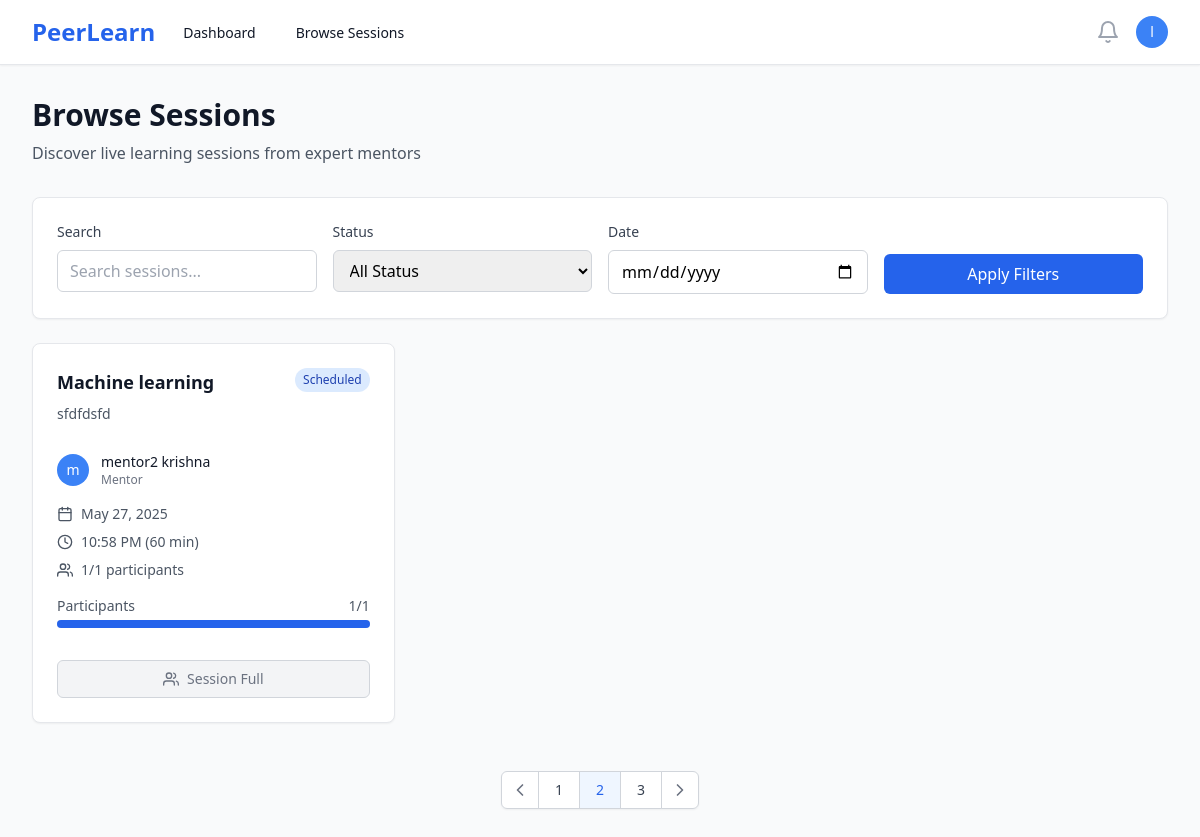
The page /sessions/ (signed in) on the database its author committed.
### users/models.py (models this page shows, shortened)
class User(AbstractUser):
    ROLE_CHOICES = [
        ('mentor', 'Mentor'),
        ('learner', 'Learner'),
    ]
    id = models.UUIDField(primary_key=True, default=uuid.uuid4, editable=False)
    role = models.CharField(max_length=10, choices=ROLE_CHOICES, default='learner')
    bio = models.TextField(blank=True, null=True)
    skills = models.CharField(max_length=500, blank=True, help_text="Comma-separated skills for recommendation matching")
    interests = models.CharField(max_length=500, blank=True, help_text="Learning interests for AI recommendations")
    domain = models.CharField(max_length=100, blank=True, help_text="Learning domain/field")
    expertise = models.CharField(max_length=100, blank=True, help_text="Primary domain/area of expertise")
    career_goals = models.TextField(blank=True, help_text="Career aspirations for AI guidance")
    profile_image = models.ImageField(upload_to='profiles/', blank=True, null=True)
    created_at = models.DateTimeField(auto_now_add=True)
    updated_at = models.DateTimeField(auto_now=True)
    @property
    def is_mentor(self):
        return self.role == 'mentor'

### sessions/models.py (models this page shows, shortened)
class Session(models.Model):
    STATUS_CHOICES = [
        ('draft', 'Draft'),
        ('scheduled', 'Scheduled'),
        ('live', 'Live'),
        ('completed', 'Completed'),
        ('cancelled', 'Cancelled'),
    ]
    CATEGORY_CHOICES = [
        ('programming', 'Programming & Development'),
        ('data-science', 'Data Science & Analytics'),
        ('web-development', 'Web Development'),
        ('mobile-development', 'Mobile Development'),
        ('ai-ml', 'AI & Machine Learning'),
        ('design', 'UI/UX Design'),
        ('business', 'Business & Marketing'),
        ('language', 'Language Learning'),
        ('music', 'Music & Arts'),
        ('fitness', 'Health & Fitness'),
        ('other', 'Other'),
    ]
    id = models.UUIDField(primary_key=True, default=uuid.uuid4, editable=False)
    mentor = models.ForeignKey(User, on_delete=models.CASCADE, related_name='mentor_sessions')
    title = models.CharField(max_length=200)
    description = models.TextField()
    thumbnail = models.ImageField(upload_to='session_thumbnails/', blank=True, null=True, help_text="Session cover image")
    category = models.CharField(max_length=50, choices=CATEGORY_CHOICES, blank=True, help_text="Session category for recommendations")
    skills = models.TextField(blank=True, help_text="Comma-separated skills for ML matching")
    price = models.DecimalField(max_digits=8, decimal_places=2, null=True, blank=True, help_text="Price in INR, null for free sessions")
    schedule = models.DateTimeField()
    duration = models.IntegerField(help_text="Duration in minutes")
    max_participants = models.IntegerField(default=10)
    status = models.CharField(max_length=20, choices=STATUS_CHOICES, default='draft')
    created_at = models.DateTimeField(auto_now_add=True)
    updated_at = models.DateTimeField(auto_now=True)
    class Meta:
        ordering = ['-schedule']
    @property
    def current_participants(self):
        return self.bookings.filter(status='confirmed').count()
    @property
    def is_full(self):
        return self.current_participants >= self.max_participants

### sessions/views.py (the view)
# urls.py: path('', views.session_list, name='session_list'),
@login_required
def session_list(request):
    sessions = Session.objects.filter(
        status='scheduled',
        schedule__gt=timezone.now()
    ).select_related('mentor')
    return render(request, 'sessions/list.html', {'sessions': sessions})

### templates/sessions/list.html (shortened to what this page needs)
{% extends 'base.html' %}
{% block content %}
<div class="max-w-7xl mx-auto px-4 sm:px-6 lg:px-8 py-8">
    <div class="mb-8">
        <h1 class="text-3xl font-bold text-gray-900">Browse Sessions</h1>
        <p class="mt-2 text-gray-600">Discover live learning sessions from expert mentors</p>
    </div>
    <div class="bg-white rounded-lg shadow-sm border border-gray-200 p-6 mb-6">
        <div class="grid grid-cols-1 md:grid-cols-4 gap-4">
            <div>
                <label class="block text-sm font-medium text-gray-700 mb-2">Search</label>
                <input type="text"
                       placeholder="Search sessions..."
                       class="w-full px-3 py-2 border border-gray-300 rounded-md focus:ring-blue-500 focus:border-blue-500">
            </div>
            <div>
                <label class="block text-sm font-medium text-gray-700 mb-2">Status</label>
                <select class="w-full px-3 py-2 border border-gray-300 rounded-md focus:ring-blue-500 focus:border-blue-500">
                    <option value="">All Status</option>
                </select>
            </div>
            <div>
                <label class="block text-sm font-medium text-gray-700 mb-2">Date</label>
                <input type="date"
                       class="w-full px-3 py-2 border border-gray-300 rounded-md focus:ring-blue-500 focus:border-blue-500">
            </div>
            <div class="flex items-end">
                <button class="w-full px-4 py-2 bg-blue-600 text-white rounded-md hover:bg-blue-700 focus:outline-none focus:ring-2 focus:ring-offset-2 focus:ring-blue-500">
                    Apply Filters
                </button>
            </div>
        </div>
    </div>
    {% if sessions %}
    <div class="grid grid-cols-1 md:grid-cols-2 lg:grid-cols-3 gap-6">
        {% for session in sessions %}
        <div class="bg-white rounded-lg shadow-sm border border-gray-200 hover:shadow-md transition-shadow">
            <div class="p-6">
                <div class="flex items-start justify-between mb-4">
                    <div class="flex-1">
                        <h3 class="text-lg font-semibold text-gray-900 mb-2">
                            <a href="{% url 'session_detail' session.id %}" class="hover:text-blue-600">
                                {{ session.title }}
                            </a>
                        </h3>
                        <p class="text-sm text-gray-600 mb-3">{{ session.description|truncatewords:15 }}</p>
                    </div>
                    <span class="px-2 py-1 text-xs font-medium rounded-full flex-shrink-0
                                {% if session.status == 'scheduled' %}bg-blue-100 text-blue-800
                                {% elif session.status == 'live' %}bg-green-100 text-green-800
                                {% elif session.status == 'completed' %}bg-gray-100 text-gray-800
                                {% elif session.status == 'cancelled' %}bg-red-100 text-red-800
                                {% else %}bg-yellow-100 text-yellow-800{% endif %}">
                        {{ session.status|title }}
                    </span>
                </div>
                <div class="flex items-center mb-4">
                    {% if session.mentor.profile_image %}
                        <img class="h-8 w-8 rounded-full" src="{{ session.mentor.profile_image.url }}" alt="">
                    {% else %}
                        <div class="h-8 w-8 rounded-full bg-blue-500 flex items-center justify-center">
                            <span class="text-white text-sm font-medium">{{ session.mentor.first_name|first|default:session.mentor.username|first }}</span>
                        </div>
                    {% endif %}
                    <div class="ml-3">
                        <p class="text-sm font-medium text-gray-900">{{ session.mentor.get_full_name|default:session.mentor.username }}</p>
                        <p class="text-xs text-gray-500">Mentor</p>
                    </div>
                </div>
                <div class="space-y-2 text-sm text-gray-600 mb-4">
                    <div class="flex items-center">
                        <i data-feather="calendar" class="h-4 w-4 mr-2"></i>
                        {{ session.schedule|date:"M j, Y" }}
                    </div>
                    <div class="flex items-center">
                        <i data-feather="clock" class="h-4 w-4 mr-2"></i>
                        {{ session.schedule|time:"g:i A" }} ({{ session.duration }} min)
                    </div>
                    <div class="flex items-center">
                        <i data-feather="users" class="h-4 w-4 mr-2"></i>
                        {{ session.current_participants }}/{{ session.max_participants }} participants
                    </div>
                </div>
                <div class="mb-4">
                    <div class="flex justify-between text-sm text-gray-600 mb-1">
                        <span>Participants</span>
                        <span>{{ session.current_participants }}/{{ session.max_participants }}</span>
                    </div>
                    <div class="w-full bg-gray-200 rounded-full h-2">
                        <div class="bg-blue-600 h-2 rounded-full"
                             style="width: {% widthratio session.current_participants session.max_participants 100 %}%"></div>
                    </div>
                </div>
                <div class="pt-4">
                    {% if user.is_authenticated %}
                        {% if session.status == 'live' %}
                            <a href="{% url 'session_detail' session.id %}"
                               class="w-full inline-flex items-center justify-center px-4 py-2 border border-transparent text-sm font-medium rounded-md text-white bg-green-600 hover:bg-green-700">
                                <i data-feather="video" class="h-4 w-4 mr-2"></i>
                                Join Live Session
                            </a>
                        {% elif session.status == 'scheduled' %}
                            {% if session.is_full %}
                                <button disabled
                                        class="w-full inline-flex items-center justify-center px-4 py-2 border border-gray-300 text-sm font-medium rounded-md text-gray-500 bg-gray-100 cursor-not-allowed">
                                    <i data-feather="users" class="h-4 w-4 mr-2"></i>
                                    Session Full
                                </button>
                            {% else %}
                                <a href="{% url 'session_detail' session.id %}"
                                   class="w-full inline-flex items-center justify-center px-4 py-2 border border-transparent text-sm font-medium rounded-md text-white bg-blue-600 hover:bg-blue-700">
                                    <i data-feather="bookmark" class="h-4 w-4 mr-2"></i>
                                    View Details
                                </a>
                            {% endif %}
                        {% else %}
                            <a href="{% url 'session_detail' session.id %}"
                               class="w-full inline-flex items-center justify-center px-4 py-2 border border-gray-300 text-sm font-medium rounded-md text-gray-700 bg-white hover:bg-gray-50">
                                <i data-feather="eye" class="h-4 w-4 mr-2"></i>
                                View Details
                            </a>
                        {% endif %}
                    {% else %}
                        <a href="{% url 'login' %}"
                           class="w-full inline-flex items-center justify-center px-4 py-2 border border-transparent text-sm font-medium rounded-md text-white bg-blue-600 hover:bg-blue-700">
                            Login to Book
                        </a>
                    {% endif %}
                </div>
            </div>
        </div>
        {% endfor %}
    </div>
    <div class="mt-12 flex justify-center">
        <nav class="relative z-0 inline-flex rounded-md shadow-sm -space-x-px" aria-label="Pagination">
            <a href="#" class="relative inline-flex items-center px-2 py-2 rounded-l-md border border-gray-300 bg-white text-sm font-medium text-gray-500 hover:bg-gray-50">
                <i data-feather="chevron-left" class="h-5 w-5"></i>
            </a>
            <a href="#" class="relative inline-flex items-center px-4 py-2 border border-gray-300 bg-white text-sm font-medium text-gray-700 hover:bg-gray-50">
                1
            </a>
            <a href="#" class="relative inline-flex items-center px-4 py-2 border border-gray-300 bg-blue-50 text-sm font-medium text-blue-600">
                2
            </a>
            <a href="#" class="relative inline-flex items-center px-4 py-2 border border-gray-300 bg-white text-sm font-medium text-gray-700 hover:bg-gray-50">
                3
            </a>
            <a href="#" class="relative inline-flex items-center px-2 py-2 rounded-r-md border border-gray-300 bg-white text-sm font-medium text-gray-500 hover:bg-gray-50">
                <i data-feather="chevron-right" class="h-5 w-5"></i>
            </a>
        </nav>
    </div>
    {% endif %}
</div>
{% endblock %}

### templates/base.html (shortened to what this page needs)
<!DOCTYPE html>
<html lang="en" class="h-full bg-gray-50">
<head>
    <script src="https://cdn.tailwindcss.com"></script>
</head>
<body class="h-full">
    {% if user.is_authenticated %}
    <nav class="bg-white shadow-sm border-b border-gray-200" x-data="{ mobileMenuOpen: false }">
        <div class="max-w-7xl mx-auto px-4 sm:px-6 lg:px-8">
            <div class="flex justify-between h-16">
                <div class="flex">
                    <div class="flex-shrink-0 flex items-center">
                        <a href="{% url 'landing' %}" class="text-2xl font-bold text-blue-600">PeerLearn</a>
                    </div>
                    <div class="hidden sm:ml-6 sm:flex sm:space-x-8">
                        {% if user.is_mentor %}
                            <a href="{% url 'mentor_dashboard' %}" class="border-transparent text-gray-900 hover:text-blue-600 inline-flex items-center px-1 pt-1 border-b-2 text-sm font-medium">
                                Dashboard
                            </a>
                            <a href="{% url 'create_session' %}" class="border-transparent text-gray-900 hover:text-blue-600 inline-flex items-center px-1 pt-1 border-b-2 text-sm font-medium">
                                Create Session
                            </a>
                        {% else %}
                            <a href="{% url 'learner_dashboard' %}" class="border-transparent text-gray-900 hover:text-blue-600 inline-flex items-center px-1 pt-1 border-b-2 text-sm font-medium">
                                Dashboard
                            </a>
                            <a href="{% url 'session_list' %}" class="border-transparent text-gray-900 hover:text-blue-600 inline-flex items-center px-1 pt-1 border-b-2 text-sm font-medium">
                                Browse Sessions
                            </a>
                        {% endif %}
                    </div>
                </div>
                <div class="hidden sm:ml-6 sm:flex sm:items-center">
                    <button type="button" class="bg-white p-1 rounded-full text-gray-400 hover:text-gray-500 focus:outline-none focus:ring-2 focus:ring-offset-2 focus:ring-blue-500">
                        <i data-feather="bell" class="h-6 w-6"></i>
                    </button>
                    <div class="ml-3 relative" x-data="{ open: false }">
                        <div>
                            <button @click="open = !open" type="button" class="bg-white rounded-full flex text-sm focus:outline-none focus:ring-2 focus:ring-offset-2 focus:ring-blue-500" id="user-menu-button">
                                <div class="h-8 w-8 rounded-full bg-blue-500 flex items-center justify-center">
                                    <span class="text-white text-sm font-medium">{{ user.first_name|first|default:user.username|first }}</span>
                                </div>
                            </button>
                        </div>
                    </div>
                </div>
            </div>
        </div>
    </nav>
    {% endif %}
    <main class="{% if user.is_authenticated %}pt-0{% else %}pt-0{% endif %}">
        {% block content %}{% endblock %}
    </main>
</body>
</html>

### rows shown on the page
User: first_name|first "l"
Session: title "Machine learning", description "sfdfdsfd", status "Scheduled", mentor.first_name|first "m", mentor.get_full_name "mentor2 krishna", schedule "May 27, 2025", schedule "10:58 PM", duration "60", current_participants "1", max_participants "1", shows "Session Full"
